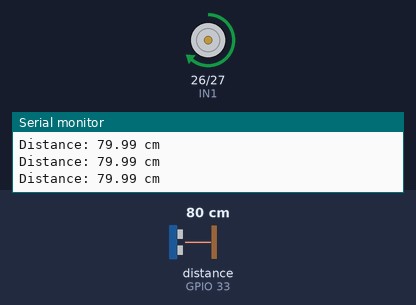
Recording of a sketch running on a simulated ESP32. Shown: motor-driver pin pairs drawn as motors (green arrow = first pin HIGH = forward, orange = second pin HIGH = backward, longer = more drive, scaled by the enable pin), the last lines printed to the serial monitor. Wiring (inferred from the names in the program): ultrasonic range finder: trigger GPIO 32; echo GPIO 33. The test bench sets the inputs (shaded band); at power-on: distance to the obstacle (sensor on GPIO 33) 80 cm. The echo pulse lasts 58.3 µs per cm.

Above: at 1.2 s.
1.3 s: distance to the obstacle (sensor on GPIO 33) set to 23 cm
2.8 s: distance to the obstacle (sensor on GPIO 33) set to 18 cm
At 4.2 s:
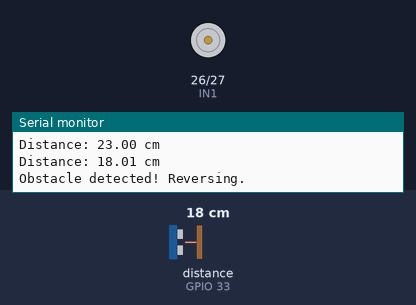
5.8 s: distance to the obstacle (sensor on GPIO 33) set to 35 cm
8.3 s: distance to the obstacle (sensor on GPIO 33) set to 2 cm
At 8.9 s:
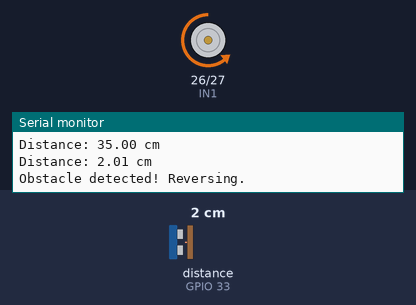
Timing chart, 0 to 12.3 s (numbered marks = the images above; inputs shaded):
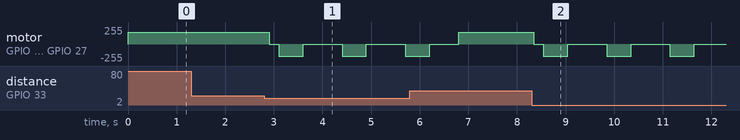

Measured:
- the behaviour switches between 21 and 20 cm on distance to the obstacle (sensor on GPIO 33) (found by bisection; images 0 and 1)
- after the input at 2.8 s, motor on GPIO 26 (IN1) / GPIO 27 (IN2): forward 180/255 → stopped after 0.10 s, then repeats every 1.3 s: backward 180/255 0.50 s, stopped 0.80 s
- after the input at 8.3 s, motor on GPIO 26 (IN1) / GPIO 27 (IN2): forward 180/255 → stopped after 0.05 s, then repeats every 1.3 s: backward 180/255 0.50 s, stopped 0.80 s

The sketch:

runaway_alarm_clock.ino
```cpp
// Runaway Alarm Clock: one-motor obstacle response for an ESP32.
// Invalid or out-of-range distance readings stop the motor for safety.

#define ENA 25
#define IN1 26
#define IN2 27

#define TRIG_PIN 32
#define ECHO_PIN 33

const int MOTOR_SPEED = 180;
const float STOP_DISTANCE = 20.0;
const float MAX_DISTANCE = 100.0;

float readDistance();
void forward();
void backward();
void stopMotor();

void setup() {
  Serial.begin(115200);

  pinMode(ENA, OUTPUT);
  pinMode(IN1, OUTPUT);
  pinMode(IN2, OUTPUT);

  pinMode(TRIG_PIN, OUTPUT);
  pinMode(ECHO_PIN, INPUT);

  digitalWrite(TRIG_PIN, LOW);
  stopMotor();

  Serial.println("Runaway Alarm Clock - Obstacle Test");
}

void loop() {
  const float distance = readDistance();

  if (distance < 0) {
    Serial.println("No echo or out of range - stopping");
    stopMotor();
    delay(300);
    return;
  }

  Serial.print("Distance: ");
  Serial.print(distance);
  Serial.println(" cm");

  if (distance <= STOP_DISTANCE) {
    Serial.println("Obstacle detected! Reversing.");

    stopMotor();
    delay(200);

    backward();
    delay(500);

    stopMotor();
    delay(500);
  } else {
    forward();
  }

  delay(100);
}

float readDistance() {
  digitalWrite(TRIG_PIN, LOW);
  delayMicroseconds(3);

  digitalWrite(TRIG_PIN, HIGH);
  delayMicroseconds(10);
  digitalWrite(TRIG_PIN, LOW);

  const unsigned long duration = pulseIn(ECHO_PIN, HIGH, 6000);

  if (duration == 0) {
    return -1;
  }

  const float distance = duration * 0.0343 / 2.0;

  if (distance < 2.0 || distance > MAX_DISTANCE) {
    return -1;
  }

  return distance;
}

void forward() {
  digitalWrite(IN1, HIGH);
  digitalWrite(IN2, LOW);
  analogWrite(ENA, MOTOR_SPEED);
}

void backward() {
  digitalWrite(IN1, LOW);
  digitalWrite(IN2, HIGH);
  analogWrite(ENA, MOTOR_SPEED);
}

void stopMotor() {
  analogWrite(ENA, 0);
  digitalWrite(IN1, LOW);
  digitalWrite(IN2, LOW);
}
```
